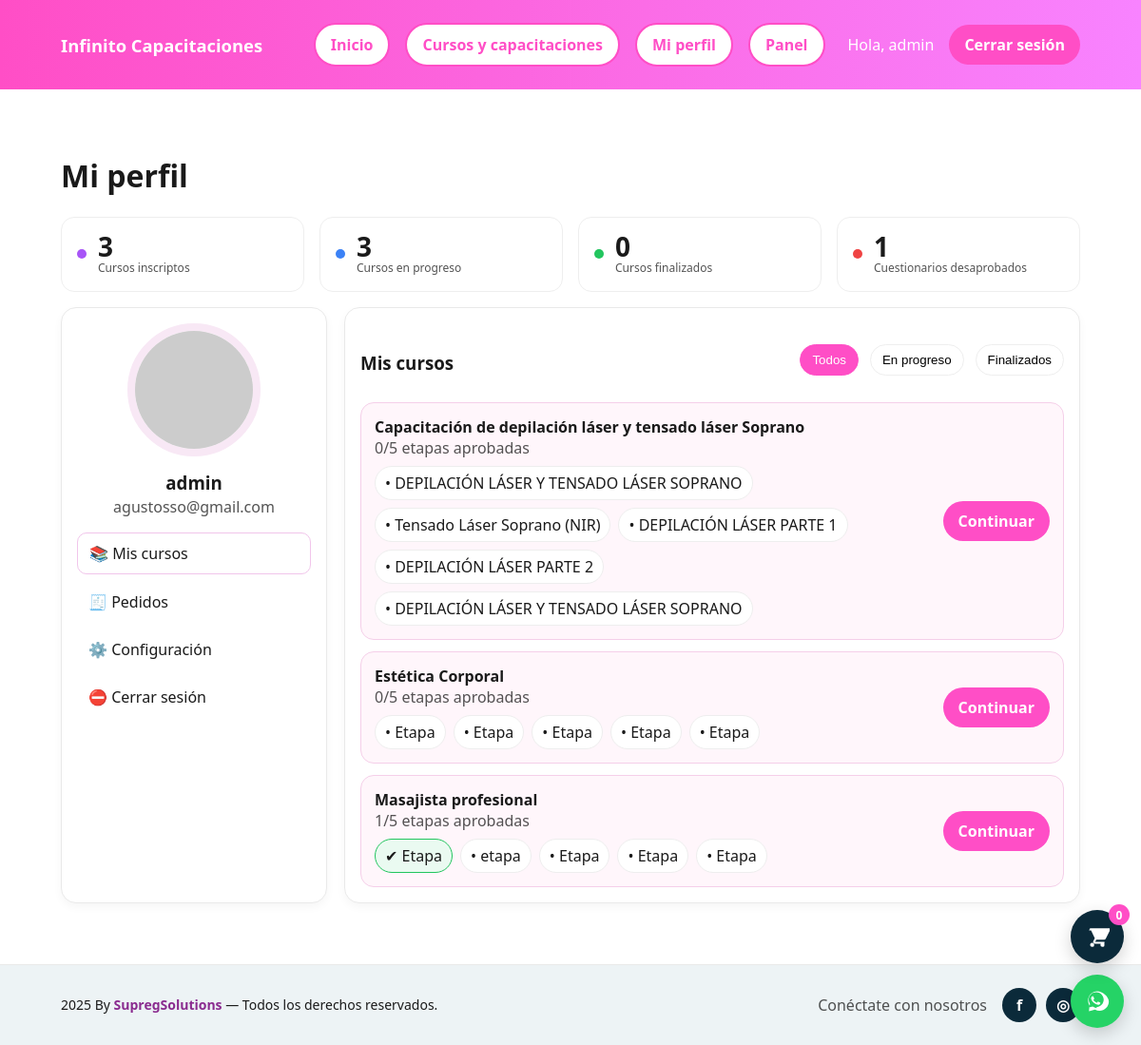
The app's page /perfil/ (signed in) with its own data.
### lms/models.py (models this page shows, shortened)
class Course(models.Model):
    KIND_CHOICES = (
        ("course", "Curso"),
        ("training", "Capacitación"),
    )
    title = models.CharField(max_length=200)
    slug = models.SlugField(unique=True)
    description = models.TextField(blank=True)
    price_ars = models.PositiveIntegerField(default=0)
    image_url = models.URLField(blank=True, null=True)
    is_active = models.BooleanField(default=True)
    kind = models.CharField(
        max_length=20,
        choices=KIND_CHOICES,
        default="course",
        help_text="Diferencia si es Curso o Capacitación."
    )

class TimeStamped(models.Model):
    created_at = models.DateTimeField(auto_now_add=True)
    updated_at = models.DateTimeField(auto_now=True)
    class Meta:
        abstract = True

class Stage(TimeStamped):
    course = models.ForeignKey(Course, related_name='stages', on_delete=models.CASCADE)
    title = models.CharField(max_length=200)
    slug = models.SlugField()
    order = models.PositiveIntegerField(default=1)
    price_ars = models.DecimalField(max_digits=12, decimal_places=2)
    pdf_url = models.URLField(blank=True)
    class Meta:
        unique_together = ('course', 'slug')
        ordering = ['order']

### lms/views.py (the view, shortened to what this page needs)
# urls.py: path("perfil/", views.profile, name="profile"),
@login_required
def profile(request):
    user = request.user
    avatar_url = _avatar_url_for(user)
    entitled_stage_ids = set(Entitlement.objects.filter(user=user).values_list("stage_id", flat=True))
    course_ids = (Stage.objects.filter(id__in=entitled_stage_ids)
                  .values_list("course_id", flat=True).distinct())
    my_courses = (Course.objects.filter(id__in=course_ids)
                  .prefetch_related("stages", "stages__lessons")
                  .order_by("title"))
    courses_data = []
    total_inscriptos = 0
    total_finalizados = 0
    failed_quizzes = QuizAttempt.objects.filter(user=user, passed=False).count()
    for course in my_courses:
        total_inscriptos += 1
        stages = list(course.stages.all().order_by("order"))
        stage_ids = [s.id for s in stages]
        passed_by_id = set(StageProgress.objects.filter(
            user=user, stage_id__in=stage_ids, passed=True
        ).values_list("stage_id", flat=True))
        stages_info, next_stage = [], None
        for s in stages:
            entitled = s.id in entitled_stage_ids
            passed = s.id in passed_by_id
            url = reverse("lms:stage_detail", args=[course.slug, s.slug]) if entitled else None
            stages_info.append({
                "obj": s, "title": s.title, "order": s.order,
                "entitled": entitled, "passed": passed, "url": url,
            })
            if (not passed) and entitled and (next_stage is None):
                next_stage = s
        total = len(stages)
        passed_count = sum(1 for s in stages if s.id in passed_by_id)
        status = "aprobado" if (total > 0 and passed_count == total) else ("en_progreso" if passed_count > 0 else "nuevo")
        if status == "aprobado":
            total_finalizados += 1
        next_url = None
        if getattr(course, "kind", "course") == "training":
            next_url = reverse("lms:course_detail", args=[course.slug]) + "#contenido"
        elif next_stage:
            next_url = reverse("lms:stage_detail", args=[course.slug, next_stage.slug])
        courses_data.append({
            "course": course,
            "kind": getattr(course, "kind", "course"),
            "total": total,
            "passed": passed_count,
            "status": status,
            "next_stage_url": next_url,
            "stages_info": stages_info,
        })
    total_en_progreso = sum(1 for d in courses_data if d["status"] in ("en_progreso", "nuevo"))
    purchases = Purchase.objects.filter(user=user).order_by("-created_at").prefetch_related(
        "items", "items__stage", "items__bundle"
    )
    stats = {
        "inscriptos": total_inscriptos,
        "en_progreso": total_en_progreso,
        "finalizados": total_finalizados,
        "desaprobados": failed_quizzes,
    }
    prof = Profile.objects.filter(user=user).first()
    extra = {
        "dni": getattr(prof, "dni", ""),
        "phone": getattr(prof, "telefono", ""),
        "birthdate": getattr(prof, "birth_date", ""),
        "address": getattr(prof, "address", ""),
        "postal_code": getattr(prof, "postal_code", ""),
    }
    return render(request, "lms/profile.html", {
        "avatar_url": avatar_url,
        "courses_data": courses_data,
        "purchases": purchases,
        "stats": stats,
        "extra": extra,
    })

### lms/views.py (called while the page is built)
def _gravatar_url(email: str, size: int = 200) -> str:
    mail = (email or "").strip().lower().encode("utf-8")
    md5 = hashlib.md5(mail).hexdigest()
    return f"https://www.gravatar.com/avatar/{md5}?s={size}&d=identicon"

def _avatar_url_for(user):
    try:
        prof = getattr(user, "profile", None)
        if prof:
            return prof.avatar_url
    except Exception:
        pass
    return _gravatar_url(user.email, 200)

### lms/templates/lms/profile.html (shortened to what this page needs)
{% extends "lms/base.html" %}
{% block content %}
<h1>Mi perfil</h1>
<div class="kpis" id="kpiBar">
  <div class="kpi badge-purple" data-filter="todos" data-target="cursos">
    <div class="dot"></div><div><div class="num">{{ stats.inscriptos }}</div><div class="lbl">Cursos inscriptos</div></div>
  </div>
  <div class="kpi badge-blue" data-filter="en_progreso" data-target="cursos">
    <div class="dot"></div><div><div class="num">{{ stats.en_progreso }}</div><div class="lbl">Cursos en progreso</div></div>
  </div>
  <div class="kpi badge-green" data-filter="aprobado" data-target="cursos">
    <div class="dot"></div><div><div class="num">{{ stats.finalizados }}</div><div class="lbl">Cursos finalizados</div></div>
  </div>
  <div class="kpi badge-red" data-filter="desaprobados" data-target="cursos">
    <div class="dot"></div><div><div class="num">{{ stats.desaprobados }}</div><div class="lbl">Cuestionarios desaprobados</div></div>
  </div>
</div>
<div class="profile-grid">
  <div class="card">
    <div style="text-align:center">
      <img class="avatar" id="avatarPreview" src="{{ avatar_url }}" alt="Avatar">
      <h3 style="margin:10px 0 2px">{{ request.user.username }}</h3>
      <div class="muted">{{ request.user.email }}</div>
    </div>
    <div class="side-menu" style="margin-top:16px;display:grid;gap:8px">
      <a href="#mis-cursos" data-panel="cursos" class="active">📚 Mis cursos</a>
      <a href="#pedidos" data-panel="pedidos">🧾 Pedidos</a>
      <a href="#config" data-panel="config">⚙️ Configuración</a>
      <a href="{% url 'lms:logout' %}">⛔ Cerrar sesión</a>
    </div>
  </div>
  <div>
    <div id="panel-cursos" class="card">
      <div class="header-row">
        <h3 id="mis-cursos" style="margin:0">Mis cursos</h3>
        <div class="tabs" id="tabs">
          <button class="tab active" data-filter="todos">Todos</button>
          <button class="tab" data-filter="en_progreso">En progreso</button>
          <button class="tab" data-filter="aprobado">Finalizados</button>
        </div>
      </div>
      {% if courses_data %}
        <div class="list" id="coursesList">
          {% for c in courses_data %}
            <div class="course-card course-item" data-status="{{ c.status }}">
              <div style="display:flex;align-items:center;justify-content:space-between;gap:12px">
                <div>
                  <strong>{{ c.course.title }}</strong>
                  <div class="muted">{{ c.passed }}/{{ c.total }} etapas aprobadas</div>
                  <div style="margin-top:8px;display:flex;flex-wrap:wrap;gap:8px">
                    {% for s in c.stages_info %}
                      <span class="chip {% if s.passed %}ok{% endif %}">
                        {% if s.passed %}✔{% else %}•{% endif %} {{ s.title }}
                      </span>
                    {% endfor %}
                  </div>
                </div>
                <div style="text-align:right">
                  {% if c.kind == 'training' %}
                    <a class="btn" href="{% url 'lms:course_detail' c.course.slug %}#contenido">Continuar</a>
                  {% elif c.next_stage_url %}
                    <a class="btn" href="{{ c.next_stage_url }}">Continuar</a>
                  {% else %}
                    <span class="chip ok">Curso finalizado</span>
                  {% endif %}
                </div>
              </div>
            </div>
          {% endfor %}
        </div>
      {% else %}
        <div class="empty">Todavía no tenés cursos.</div>
      {% endif %}
    </div>
  </div>
</div>
{% endblock %}

### lms/templates/lms/base.html (shortened to what this page needs)
<!doctype html>
<html lang="es">
<head>
</head>
<body>
  <header>
    <div class="container" style="display:flex;gap:16px;align-items:center;justify-content:space-between;">
      <div style="display:flex;gap:12px;align-items:center;">
        <strong style="font-size:1.15rem; color:#fff">Infinito Capacitaciones</strong>
      </div>
      <nav id="main-nav" aria-label="Principal">
  <div class="nav-list">
    <a href="{% url 'lms:home' %}" class="btn secondary">Inicio</a>
    <a href="{% url 'lms:catalog' %}" class="btn secondary">Cursos y capacitaciones</a>
    {% if request.user.is_authenticated %}
      <a href="{% url 'lms:profile' %}" class="btn secondary">Mi perfil</a>
      {% if request.user.is_staff %}
        <a href="{% url 'lms:admin_panel' %}" class="btn secondary">Panel</a>
      {% endif %}
      <span style="color:#fff; margin-left:8px">Hola, {{ request.user.username }}</span>
      <a href="{% url 'lms:logout' %}" class="btn btn-outline">Cerrar sesión</a>
    {% else %}
      <a href="{% url 'lms:signup' %}" class="btn" aria-label="Crear cuenta">Crear cuenta</a>
      <a href="{% url 'login' %}" class="btn btn-outline" aria-label="Iniciar sesión">Login</a>
    {% endif %}
  </div>
</nav>
    </div>
  </header>
  <main>
    <div class="container">
      {% block content %}{% endblock %}
    </div>
  </main>
  <footer>
    <div class="container footer-row">
      <div class="footer-left">
        {% now "Y" %} By <a href="https://supregsolutions.com" target="_blank" style="color:#8a2b8f;font-weight:700">SupregSolutions</a> — Todos los derechos reservados.
      </div>
      <div class="social">
        <span class="muted" style="margin-right:6px">Conéctate con nosotros</span>
        <a href="https://www.facebook.com/" target="_blank" aria-label="Facebook">f</a>
        <a href="https://www.instagram.com/" target="_blank" aria-label="Instagram">◎</a>
      </div>
    </div>
  </footer>
  <a class="wa-fab" href="https://wa.me/5491123456789?text=Hola%20Infinito%2C%20quiero%20informaci%C3%B3n%20sobre%20los%20cursos" target="_blank" aria-label="WhatsApp">
  </a>
  {% include "lms/_cart_fab.html" %}
</body>
</html>

### lms/templates/lms/base.html (style rules this page uses)
:root { --color-principal: #ff4ec6; --color-gradiente: linear-gradient(to right, #ff4ec6, #f883ff); --color-fondo: #ffffff; --color-texto: #1a1a1a; --color-boton: #ff4ec6; --color-boton-hover: #e042b3; --color-secundario: #f1f1f1; --maxw: 1120px; --radius: 16px; --line: #e9e9e9; --bg-pattern: url('https://infinitocapacitaciones.com/wp-content/uploads/2025/05/1920-x-1080-PROBAR-scaled.jpg'); --bg-opacity: 0.12; --bg-size: cover; }
* { box-sizing: border-box; }
body { font-family: system-ui, -apple-system, Segoe UI, Roboto, Arial, sans-serif; margin: 0; background: var(--color-fondo); color: var(--color-texto); position: relative; }
body::before { content:""; position: fixed; inset: 0; z-index: -1; background-image: var(--bg-pattern); background-repeat: no-repeat; background-size: var(--bg-size); background-position: center; opacity: var(--bg-opacity); pointer-events: none; }
.container { max-width: var(--maxw); margin: 0 auto; padding: 24px; }
header { background: var(--color-gradiente); color: white; }
a { color: var(--color-texto); text-decoration: none; }
.btn { background: var(--color-boton); color: white; padding: 10px 16px; border: none; border-radius: 999px; font-weight: 700; text-decoration: none; transition: background .2s ease; display: inline-block; }
.btn.secondary { background: #ffffff33; color: white; }
.btn-outline { background: white; color: var(--color-boton); border: 2px solid var(--color-boton); padding: 8px 16px; border-radius: 999px; font-weight: 700; transition: all .2s ease; }
.card { background: white; border: 1px solid var(--line); border-radius: var(--radius); padding: 16px; box-shadow: 0 4px 10px rgba(0,0,0,.04); }
main { padding: 24px 0 40px; }
footer { background:#edf3f5; border-top:1px solid var(--line); }
.footer-row { display:flex;align-items:center;justify-content:space-between;gap:16px;flex-wrap:wrap }
.footer-left { font-size:14px }
.social { display:flex;align-items:center;gap:10px }
.social a { width:36px;height:36px;border-radius:50%; display:inline-flex;align-items:center;justify-content:center; background:#0b2a3a;color:#fff;font-weight:800; }
.wa-fab { position:fixed;right:18px;bottom:18px;z-index:9998; width:56px;height:56px;border-radius:50%; background:#25D366; box-shadow:0 6px 18px rgba(0,0,0,.18); display:flex;align-items:center;justify-content:center; }
.wa-fab svg { width:28px;height:28px;fill:#fff;display:block }
@media (min-width: 901px) { nav#main-nav .nav-list { display:flex; align-items:center; gap:16px; } }

### records on screen
Course: course "Capacitación de depilación láser y tensado láser Soprano", passed "0", total "5", kind "Continuar"
Stage: title "DEPILACIÓN LÁSER Y TENSADO LÁSER SOPRANO"
Stage: title "Tensado Láser Soprano (NIR)"
Stage: title "DEPILACIÓN LÁSER PARTE 1"
Stage: title "DEPILACIÓN LÁSER PARTE 2"
Stage: title "DEPILACIÓN LÁSER Y TENSADO LÁSER SOPRANO"
Course: course "Estética Corporal", passed "0", total "5"
Stage: title "Etapa"
Stage: title "Etapa"
Stage: title "Etapa"
Stage: title "Etapa"
Stage: title "Etapa"
Course: course "Masajista profesional", passed "1", total "5"
Stage: title "Etapa"
Stage: title "etapa"
Stage: title "Etapa"
Stage: title "Etapa"
Stage: title "Etapa"

### other values on screen
{{ request.user.username }} "admin"
{{ stats.inscriptos }} "3"
{{ stats.en_progreso }} "3"
{{ stats.finalizados }} "0"
{{ stats.desaprobados }} "1"
{{ request.user.email }} "agustosso@gmail.com"
{{ count|default:0 }} "0"
